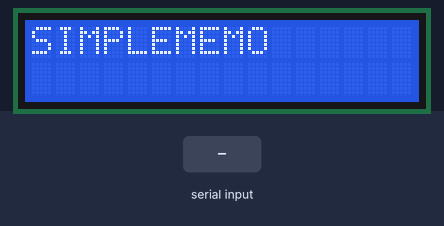
The sketch below on a simulated Arduino Uno, built with avr-gcc and run on an emulated ATmega328P. Parts: 16×2 character LCD. Inputs (shaded band) come from the test bench. What the sketch prints to the serial monitor is not drawn.

Above: at 0.1 s.
4.3 s: "1" received over Serial
At 5.9 s:
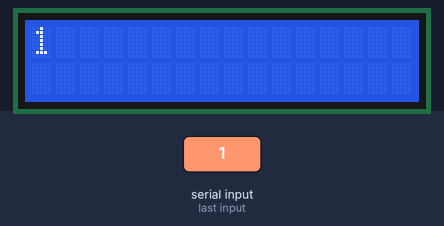
Timing chart, 0 to 7.4 s (numbered marks = the images above; inputs shaded):
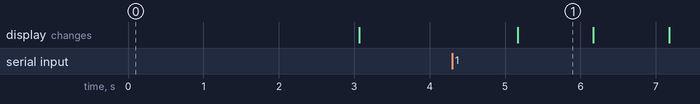

Measured:
- after the input at 4.3 s, the display: changes after 0.87 s (image 1)
- what the display in image 1 shows lasts 1.0 s, from 5.2 s to 6.2 s

The sketch:

SimpleMemo_-_20150720.ino
```cpp
#include <LiquidCrystal.h>
LiquidCrystal lcd(7, 8, 9, 10, 11, 12);
String inData;

void setup() {
  Serial.begin(9600);
    lcd.begin(16, 2);
    lcd.print("SIMPLEMEMO");
    delay(3000);
    lcd.clear();
}
void loop() {
 int i=0;
  char commandbuffer[100];

  if(Serial.available()){
     delay(100);
     while( Serial.available() && i< 99) {
        commandbuffer[i++] = Serial.read();
     }
     commandbuffer[i++]='\0';
  }

  if(i>0)

     Serial.println((char*)commandbuffer);
     lcd.print((char*)commandbuffer);
     delay(1000);
     lcd.clear();
}
```
